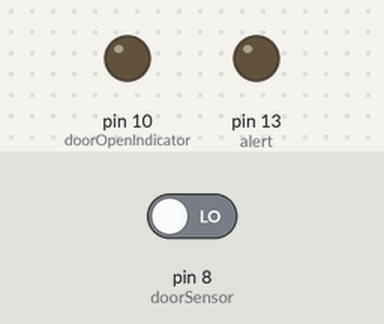
Recording of a sketch running on a simulated Arduino Uno, built with avr-gcc and run on an emulated ATmega328P. On the bench: output pins drawn as LEDs (lit = HIGH). The test bench sets the inputs (shaded band); at power-on: pin 8 (doorSensor) LOW.

Above: at 0.5 s.
Timing chart, 0 to 3.0 s (numbered marks = the images above):
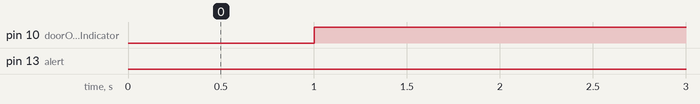

Measured:
- by itself, pin 10 (doorOpenIndicator): repeats every 0.60 s: LOW 0.30 s, HIGH 0.30 s
- by itself, pin 13 (alert): LOW → HIGH at 120 s, → LOW 0.30 s later, → HIGH 0.30 s later, → LOW 0.30 s later, … (34 changes in this stretch)

The sketch:

Refrigirator_door_alarm.ino
```cpp
/*
Refrigirator door alarm -- Ivan Schurawel
original idea from: Adithya Pai from instructables
*/
#include <avr/sleep.h>

#define sleepInterrupt 2
#define doorSensor 8
#define alert 13 //Buzzer and LED, pin 11 for variable voltage
#define doorOpenIndicator 10 //Open door LED, pin 10 for variable voltage


int closedSeconds = 0;
int openSeconds = 0;


void setup()
{
  pinMode(sleepInterrupt, INPUT);
  pinMode(doorSensor, INPUT);
  pinMode(alert, OUTPUT);
  pinMode(doorOpenIndicator, OUTPUT);
}


void loop()
{
  delay(1000); // second intervals

  if(digitalRead(doorSensor) == HIGH) // door closed
  {
    closedSeconds++;
    openSeconds = 0;
    digitalWrite(doorOpenIndicator,LOW);
  }

  if(digitalRead(doorSensor) == LOW) // door open
  {
    closedSeconds = 0;
    openSeconds++;
    digitalWrite(doorOpenIndicator,HIGH);
    //analogWrite(doorOpenIndicator,15); // for variable brightness up to 255
  }

  if(closedSeconds >= 160) // sleep if closed for awhile
  {
    closedSeconds = 0;
    enterSleep();
  }

  if((openSeconds >=120)&&(digitalRead(doorSensor)==LOW)){

    while(digitalRead(doorSensor) == LOW)
    {
      closedSeconds = 0; // reset everything
      openSeconds = 0;
      digitalWrite(doorOpenIndicator,LOW);
      //analogWrite(alert,1); // for variable volume and brightness up to 255
      digitalWrite(alert,HIGH);
      delay(300);
      digitalWrite(doorOpenIndicator,HIGH);
      digitalWrite(alert,LOW);
      delay(300);
      digitalWrite(doorOpenIndicator,LOW);
    }
    enterSleep(); // door closed, so enter sleep immediately

  }

}

void enterSleep() // sleep to save energy
{
  attachInterrupt(0, exitSleep, LOW); // 0 === pin2, calls fxn to exit sleep, when LOW
  delay(100);
  set_sleep_mode(SLEEP_MODE_PWR_DOWN);//define power down sleep mode
  sleep_cpu(); // set sleep enable (SE) bit, this puts the cpu to sleep
}

void exitSleep() // called to exit sleep
{
  sleep_disable(); // clears the SE bit, always do before detaching the interrupt
  detachInterrupt(0); // disable the interrupt
}
```
